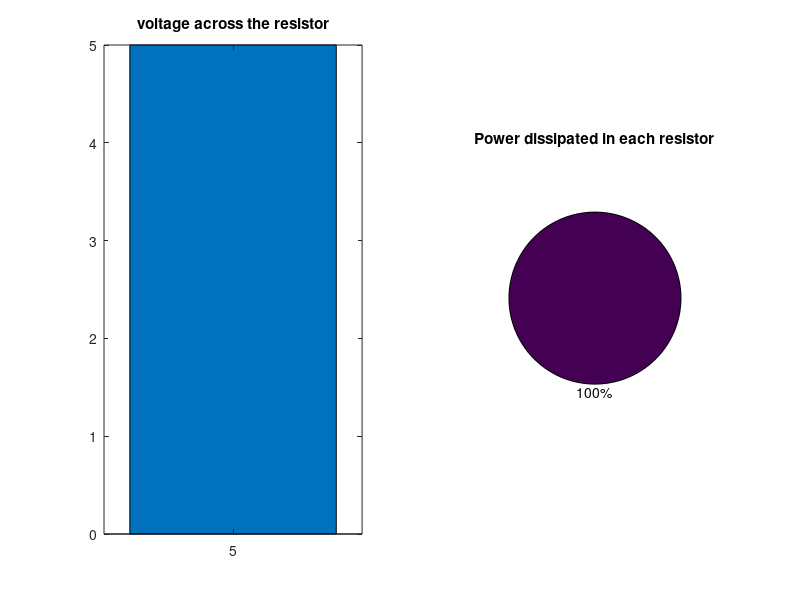
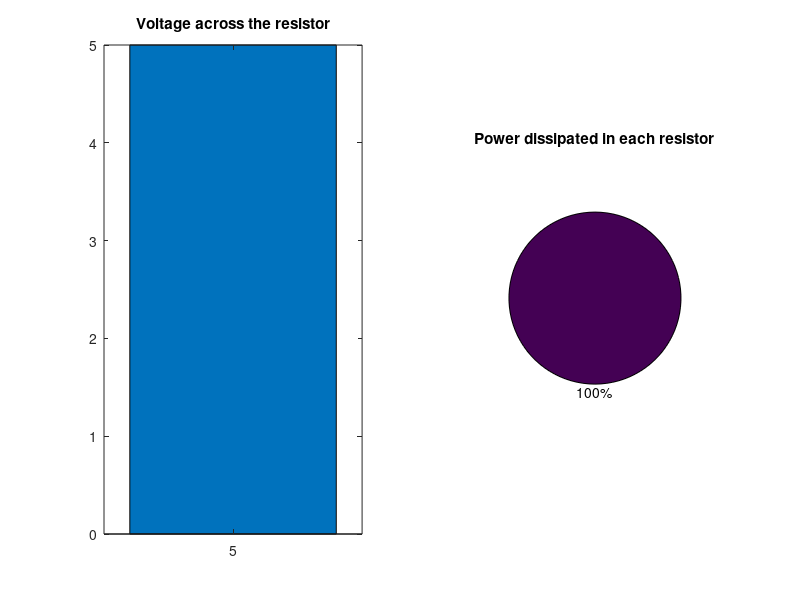

These figures' MATLAB source, in order:
% Voltage Divider
% the program calculates the voltage across each resistor
%in a circuit that has resistors connected in series.
clear all;
close all;
clc;

Vs=input('Please enter the source voltage ');
Rn=input('Enter the values of the resistors as elements in a row vector(use[])\n');

N=length(Rn);
Req=sum(Rn);

vn=Rn.*Vs/Req; %vector
ii=Vs/Req; % scalar

Pn=(ii)^2*Rn;
ptotal=Vs*ii;

disp('')
disp('Resistance Voltage Power')
disp(' (Ohms)    (Volts)     (Watts)')
disp('')
for i=1:N
    fprintf('%f  %f %f\n',Rn(i),vn(i),Pn(i));
end
disp('')

fprintf('The currnet in the circuit is %f Amps\n',ii);
fprintf('\nThe totoal power dissipated in the circuit is %f watts.\n', ptotal);

figure;
subplot(1,2,1);
bar(Rn, vn);
title('voltage across the resistor');
subplot(1,2,2);
pie(Rn, Pn);
title('Power dissipated in each resistor');

% 전압 분배기(Voltage Divider)
% 이 프로그램은 직렬로 연결된 회로에서 각 저항기(resistor)에서의 전압을 계산합니다.
clear all;  % 모든 변수 초기화
close all;  % 모든 창 닫기
clc;        % 커맨드 윈도우 정리

% 사용자로부터 입력을 받음
Vs = input('Please enter the source voltage ');  % 공급 전압을 입력받음
Rn = input('Enter the values of the resistors as elements in a row vector(use[])\n');  % 저항 값들을 행 벡터로 입력받음

% 저항기 개수 및 등가 저항 계산
N = length(Rn);  % 저항기의 개수를 계산
Req = sum(Rn);   % 모든 저항기의 합(등가 저항)

% 각 저항기에서의 전압과 회로의 총 전류 계산
vn = Rn .* Vs / Req;  % 각 저항기에서의 전압 계산 (벡터)
ii = Vs / Req;        % 회로의 총 전류 계산 (스칼라)

% 각 저항기에서 소모되는 전력과 총 전력 계산
Pn = (ii)^2 * Rn;     % 각 저항기에서 소모되는 전력 계산
ptotal = Vs * ii;     % 회로에서 소모되는 총 전력 계산

% 계산된 저항, 전압, 전력 출력
disp('')
disp('Resistance Voltage Power')  % 출력할 헤더
disp(' (Ohms)    (Volts)     (Watts)')
disp('')
for i = 1:N  % 각 저항기에 대해 출력
    fprintf('%f  %f %f\n', Rn(i), vn(i), Pn(i));
end
disp('')

% 회로의 총 전류와 총 소모 전력 출력
fprintf('The current in the circuit is %f Amps\n', ii);
fprintf('\nThe total power dissipated in the circuit is %f watts.\n', ptotal);

% 전압과 전력의 시각화
figure;  % 새로운 그림 창 생성
subplot(1,2,1);  % 1행 2열로 그래프 분할, 첫 번째 그래프
bar(Rn, vn);  % 막대 그래프로 각 저항기에서의 전압을 표시
title('Voltage across the resistor');  % 그래프 제목

subplot(1,2,2);  % 두 번째 그래프
pie(Rn, Pn);  % 파이 차트로 각 저항기에서 소모되는 전력을 표시
title('Power dissipated in each resistor');  % 그래프 제목

